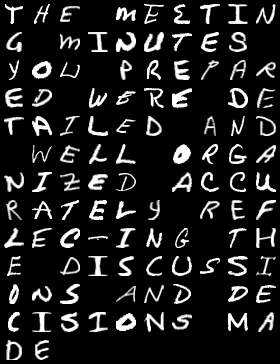
#> input picture Task 2/line_6.png, 280 x 364 px
$ jupyter execute --allow-errors Image_Segmentation_Edited.ipynb
#> lines starting #> are read from the running program, lines starting #| are printed output that depends on the picture; after the words box and inside, x2 and y2 are one past the last pixel; in counts of white or black regions, pixels touching at a corner belong together
#> further down, image is the input picture: shape (364, 280, 3); min 0, max 255, mean 31.6
[cell 1]
import cv2
import numpy as np

def split_image_grid(image, rows, cols):
  """Splits an image into a grid of separate images.

  Args:
      image (np.ndarray): Input image as a NumPy array.
      rows (int): Number of rows in the grid.
      cols (int): Number of columns in the grid.

  Returns:
      list: List of NumPy arrays representing the individual grid images.
  """
#> called with rows = 13, cols = 10
  # Get image height, width, and calculate cell dimensions
  height, width = image.shape[:2]
#> height = 364; width = 280
  cell_height, cell_width = height // rows, width // cols
#> cell_height = 28; cell_width = 28

  # Split the image into sub-images based on grid cells
  grid_images = []
  for i in range(rows):
    for j in range(cols):
      y_start = i * cell_height
      y_end = y_start + cell_height
      x_start = j * cell_width
      x_end = x_start + cell_width
      grid_image = image[y_start:y_end, x_start:x_end]
      grid_images.append(grid_image)
#> after the loop, grid_images = 130 items

  return grid_images

[cell 2]
# [14 lines left out: function display_grid_images, not called in this run]

[cell 3]
import cv2

def is_blank_image(image):
  """Checks if an image is mostly blank (black).

  Args:
      image (np.ndarray): Input image as a NumPy array.

  Returns:
      bool: True if the image is mostly blank, False otherwise.
  """
  # Convert to grayscale if needed
  if len(image.shape) == 3:
    image = cv2.cvtColor(image, cv2.COLOR_BGR2GRAY)

  # Calculate the sum of all pixel values
  pixel_sum = image.sum()

  # Define a threshold for blank image (adjust based on image size)
  threshold = image.size * 0.01  # Consider 1% non-zero pixels as non-blank

  return pixel_sum < threshold

[cell 4]
image = cv2.imread("line_6.png")
grid_images = split_image_grid(image,13,10)
#> grid_images = 130 items

[cell 5]
for i in range(len(grid_images)):
    if (is_blank_image(grid_images[i]) == True):
        print(f'image number {i+1} is blank : {is_blank_image(grid_images[i])}')
#> this loop made 130 passes
#| image number 4 is blank : True
#| image number 12 is blank : True
#| image number 20 is blank : True
#| image number 24 is blank : True
#| image number 33 is blank : True
#| image number 38 is blank : True
#| image number 47 is blank : True
#| image number 51 is blank : True
#> (further printed lines are left out)
#> pass 1, in is_blank_image, `image = cv2.cvtColor(image, cv2.COLOR_BGR2GRAY)`:
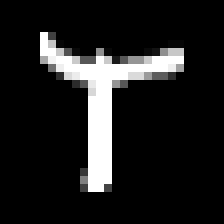
#> image: shape (28, 28) (shown 8 times larger); min 0, max 255, mean 30.2
#> pass 2, in is_blank_image (call 2), `image = cv2.cvtColor(image, cv2.COLOR_BGR2GRAY)`:
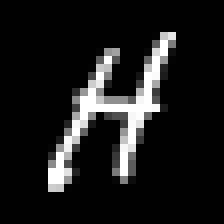
#> image: shape (28, 28) (shown 8 times larger); min 0, max 255, mean 26.6
#> pass 3, in is_blank_image (call 3), `image = cv2.cvtColor(image, cv2.COLOR_BGR2GRAY)`:
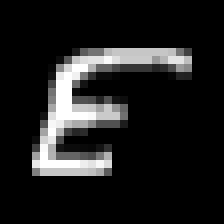
#> image: shape (28, 28) (shown 8 times larger); min 0, max 255, mean 30.6

[cell 6]
import cv2
import os

def save_word_m(output_folder, word, word_count):
  """Saves a list of character images as a single word image."""
  for i, char_image in enumerate(word):
    filename = f"word_{word_count}"
    if i > 0:
      filename += f"_letter_{i+1}"  # Add suffix for subsequent characters
    cv2.imwrite(os.path.join(output_folder, filename + ".jpg"), char_image.astype(np.uint8))

def separate_letters_m(image_list, output_folder):
  """Separates letters from blank images and groups them word-wise.

  Args:
      image_list (list): List of NumPy arrays representing the input images (shape: (28, 28, 3) for color).
      output_folder (str): Path to the output folder for separated images.
  """

  # Create the output folder if it doesn't exist
  os.makedirs(output_folder, exist_ok=True)

  # Initialize variables
  blank_indexes = []  # List to store indexes of blank images
  current_word = []  # List to store images in the current word
  word_count = 0

  # Identify blank image indexes and group letter images
  for i, image in enumerate(image_list):
    # Convert image to grayscale (assuming color images)
    gray = cv2.cvtColor(image, cv2.COLOR_BGR2GRAY)

    # Apply thresholding to separate foreground (letter) from background (black)
    thresh, binary_image = cv2.threshold(gray, 127, 255, cv2.THRESH_BINARY_INV)  # Updated for OpenCV 4 compatibility

    # Check if the image is mostly empty (blank)
    if is_blank_image(grid_images[i]) == True:
      blank_indexes.append(i)
      if len(current_word) > 0:  # Save the previous word if any
        save_word_m(output_folder, current_word, word_count)
        current_word = []
      word_count += 1  # Increment word count for blank image (separator)
    else:
      current_word.append(image)  # Add letter image to current word
#> this loop made 130 passes
#> pass 1, in separate_letters_m, `thresh, binary_image = cv2.threshold(gray, 127, 255, cv2.THRESH_BINARY..`:
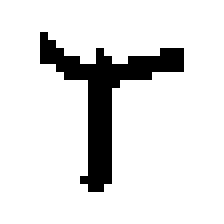
#> binary_image: shape (28, 28) (shown 8 times larger); 88% white; 1 black region, box (x1, y1, x2, y2) and area: (5, 4, 23, 24) 94
#> pass 2, in separate_letters_m, `thresh, binary_image = cv2.threshold(gray, 127, 255, cv2.THRESH_BINARY..`:
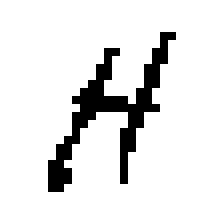
#> binary_image: shape (28, 28) (shown 8 times larger); 89.5% white; black in thin lines or dots, all inside (x1, y1, x2, y2) = (6, 4, 22, 24)
#> pass 3, in separate_letters_m, `thresh, binary_image = cv2.threshold(gray, 127, 255, cv2.THRESH_BINARY..`:
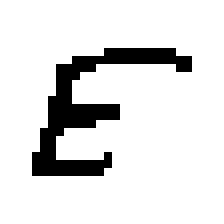
#> binary_image: shape (28, 28) (shown 8 times larger); 87.9% white; black in thin lines or dots, all inside (x1, y1, x2, y2) = (4, 6, 24, 22)
#> after the loop: gray: shape (28, 28); every value is 0
#> after the loop, blank_indexes = [3, 11, 19, 23, 32, 37, 46, 50, 55, 65, 76, 87, 91, 103, 107, 117, 122, 123, 124, 125, 126, 127, 128, 129]; current_word = []; word_count = 24

  # Save the last word if any characters were found
  if len(current_word) > 0:
    save_word_m(output_folder, current_word, word_count)
